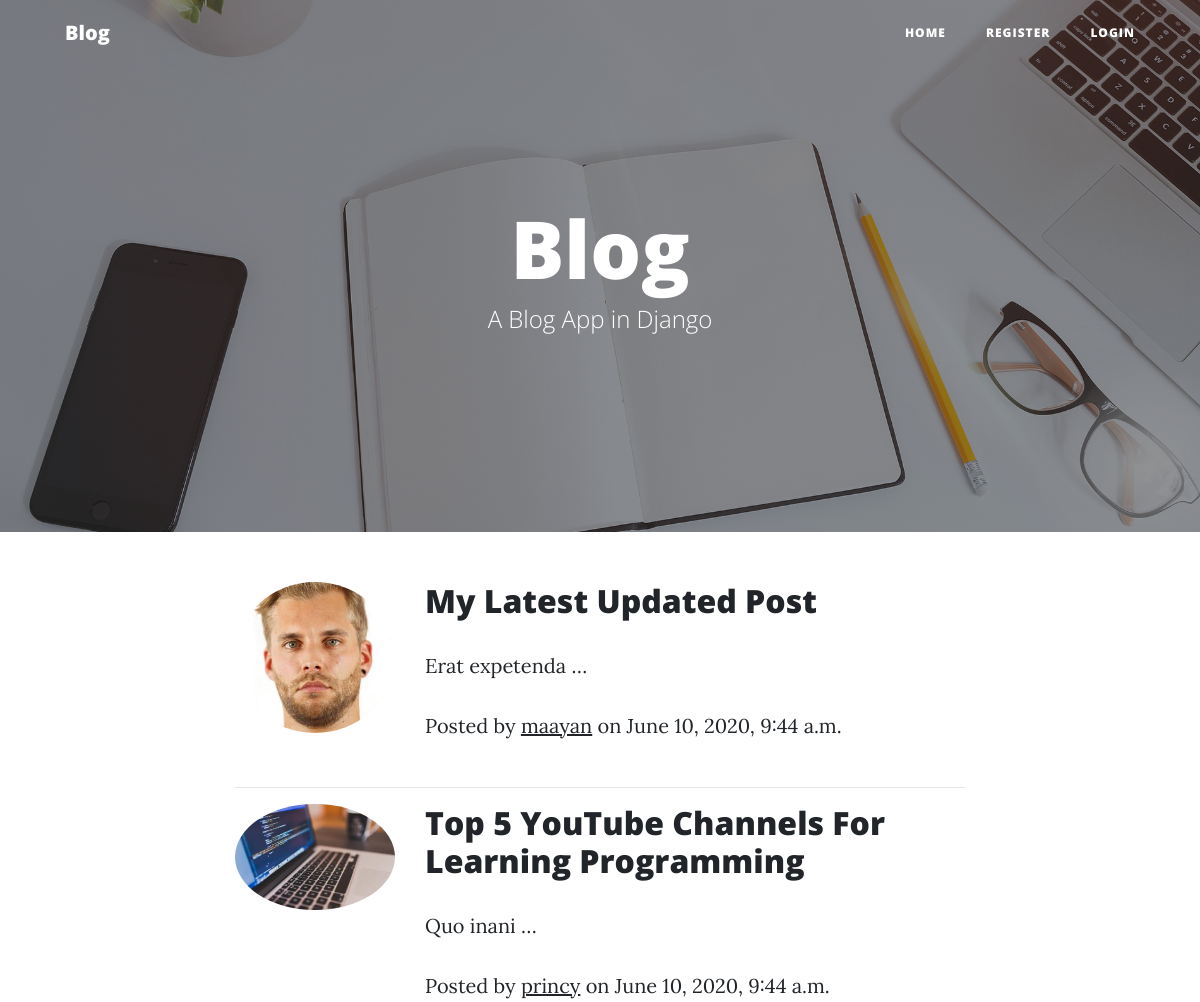
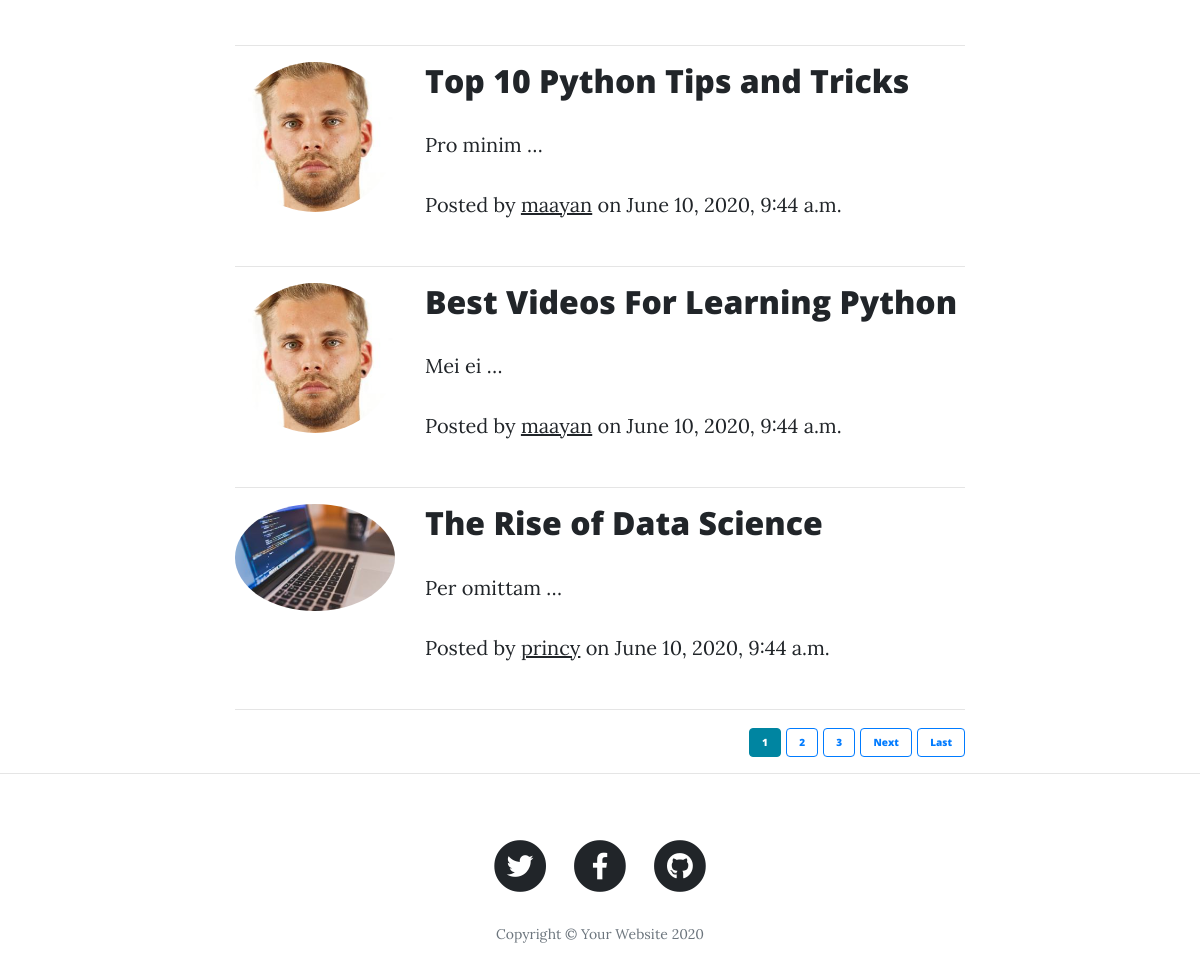
Screenshot of /blog/ with the database file from the repository (2 pictures, top to bottom).
### firstapp/models.py (models this page shows, shortened)
class blog(models.Model):
	title=models.CharField(max_length=100)
	content=models.TextField()
	date_added=models.DateTimeField(default=timezone.now)
	author=models.ForeignKey(User,on_delete=models.CASCADE)

### user_reg/models.py (models this page shows, shortened)
class Profile(models.Model):
	user=models.OneToOneField(User, on_delete=models.CASCADE)
	image=models.ImageField(default='default.jpg',upload_to='profile_pics')

### firstapp/views.py (the view)
class PostListVw(ListView):
	model=blog
	template_name='blog/blog.html'
	context_object_name='blog'
	ordering=['-date_added']
	paginate_by=5

### firstapp/templates/blog/blog.html (shortened to what this page needs)
{% extends "blog/base.html" %}
{% block content %}
  <div class="container">
    <div class="row">
      <div class="col-lg-8 col-md-10 mx-auto">
        {% for post in blog %}
		<div class="post-preview">
			<div class="row">
			<div class="col-lg-3 col-md-10 mx-auto">
			  <img class="rounded-circle article-img" src="{{ post.author.profile.image.url }}" width="100%">
			 </diV>
			 <div class="col-lg-9 col-md-10 mx-auto">
			  <a href="{% url 'post-detail' post.id%}">
				<h2 class="post-title">
				  {{post.title}}
				</h2>
				<p class="post-subtitle">
				  {{post.content|truncatewords:2}}
				</p>
			  </a>
			  <p class="post-meta">Posted by
				<a href="{% url 'user-posts' post.author.username%}">{{post.author.username}}</a>
				on {{post.date_added}}</p>
			</div>
			</div>
		</div>
        <hr>
        {% endfor %}
        <div class="clearfix float-right">
		{% if is_paginated %}
			{% for num in page_obj.paginator.page_range %}
			{% if page_obj.number == num %}
				<a class="btn btn-primary " href="?page={{num}}">{{num}}</a>
			{% elif num > page_obj.number|add:'-3' and  num < page_obj.number|add:'3'%}
				<a class="btn btn-outline-primary " href="?page={{num}}">{{num}}</a>
			{% endif %}
			{% endfor %}
			{% if page_obj.has_next %}
				<a class="btn btn-outline-primary " href="?page={{page_obj.next_page_number}}">Next</a>
				<a class="btn btn-outline-primary " href="?page={{page_obj.paginator.num_pages}}">Last </a>
			{% endif %}
		{% endif %}
        </div>
      </div>
    </div>
  </div>
  <hr>
  {% endblock %}

### firstapp/templates/blog/base.html (shortened to what this page needs)
{% load static %}
<!DOCTYPE html>
<html lang="en">
<head>
  <link href="{% static 'blog/vendor/bootstrap/css/bootstrap.min.css' %}" rel="stylesheet">
  <link href="{% static 'blog/vendor/fontawesome-free/css/all.min.css' %}" rel="stylesheet" type="text/css">
  <link href="{% static 'blog/css/clean-blog.min.css' %}" rel="stylesheet">
</head>
<body>
  <nav class="navbar navbar-expand-lg navbar-light fixed-top" id="mainNav">
    <div class="container">
      <a class="navbar-brand" href="{% url 'blog'%}">Blog</a>
      <div class="collapse navbar-collapse" id="navbarResponsive">
        <ul class="navbar-nav ml-auto">
          <li class="nav-item">
            <a class="nav-link" href="{% url 'Home-Page'%}">Home</a>
          </li>
		  {% if user.is_authenticated %}
		  <li class="nav-item">
            <a class="nav-link" href="{% url 'post-create'%}">Add New Post</a>
          </li>
		  <li class="nav-item">
            <a class="nav-link" href="{% url 'profile'%}">Profile</a>
          </li>
		  <li class="nav-item">
            <a class="nav-link" href="{% url 'logout'%}">Logout</a>
          </li>
		  {% else %}
		  <li class="nav-item">
            <a class="nav-link" href="{% url 'register'%}">Register</a>
          </li>
		  <li class="nav-item">
            <a class="nav-link" href="{% url 'login'%}">Login</a>
          </li>
		  {% endif %}
        </ul>
      </div>
    </div>
  </nav>
  <header class="masthead" style="background-image: url('{% static 'blog/img/home-bg.jpg' %}')">
    <div class="overlay"></div>
    <div class="container">
      <div class="row">
        <div class="col-lg-8 col-md-10 mx-auto">
          <div class="site-heading">
            <h1>Blog</h1>
            <span class="subheading">A Blog App in Django</span>
          </div>
        </div>
      </div>
    </div>
  </header>
  {% block content %} {% endblock %}
  <footer>
    <div class="container">
      <div class="row">
        <div class="col-lg-8 col-md-10 mx-auto">
          <ul class="list-inline text-center">
            <li class="list-inline-item">
              <a href="#">
                <span class="fa-stack fa-lg">
                  <i class="fas fa-circle fa-stack-2x"></i>
                  <i class="fab fa-twitter fa-stack-1x fa-inverse"></i>
                </span>
              </a>
            </li>
            <li class="list-inline-item">
              <a href="#">
                <span class="fa-stack fa-lg">
                  <i class="fas fa-circle fa-stack-2x"></i>
                  <i class="fab fa-facebook-f fa-stack-1x fa-inverse"></i>
                </span>
              </a>
            </li>
            <li class="list-inline-item">
              <a href="#">
                <span class="fa-stack fa-lg">
                  <i class="fas fa-circle fa-stack-2x"></i>
                  <i class="fab fa-github fa-stack-1x fa-inverse"></i>
                </span>
              </a>
            </li>
          </ul>
          <p class="copyright text-muted">Copyright &copy; Your Website 2020</p>
        </div>
      </div>
    </div>
  </footer>
</body>
</html>

### firstapp/templates/blog/blog.html (style rules this page uses)
.btn { font-size: 10px; padding:.375rem .75rem; border-radius: .25rem; letter-spacing:0px; text-transform: none; }

### rows the page displays
blog: author.profile.image (picture), title "My Latest Updated Post", content "Erat expetenda …", author.username "maayan", date_added "June 10, 2020, 9:44 a.m."
blog: author.profile.image (picture), title "Top 5 YouTube Channels For Learning Programming", content "Quo inani …", author.username "princy", date_added "June 10, 2020, 9:44 a.m."
blog: author.profile.image (picture), title "Top 10 Python Tips and Tricks", content "Pro minim …", author.username "maayan", date_added "June 10, 2020, 9:44 a.m."
blog: author.profile.image (picture), title "Best Videos For Learning Python", content "Mei ei …", author.username "maayan", date_added "June 10, 2020, 9:44 a.m."
blog: author.profile.image (picture), title "The Rise of Data Science", content "Per omittam …", author.username "princy", date_added "June 10, 2020, 9:44 a.m."

### other values shown
{{ num }} "1"
{{ num }} "2" "3"
